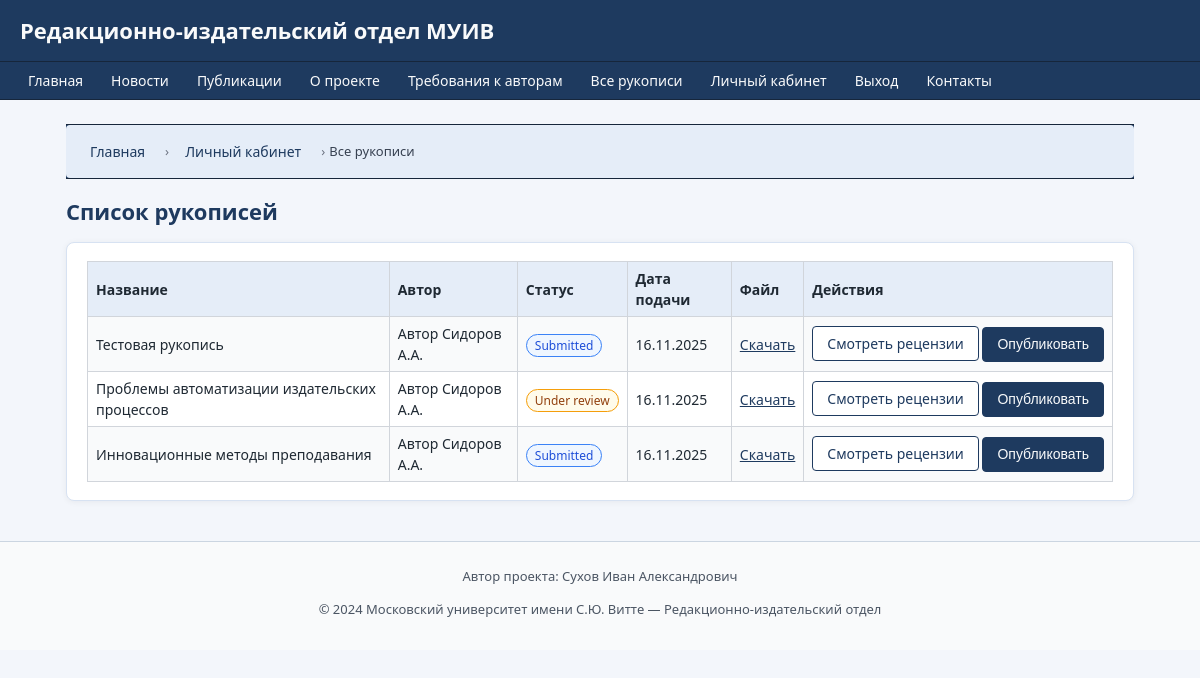
The page /manuscripts (signed in) on the database as committed earlier.
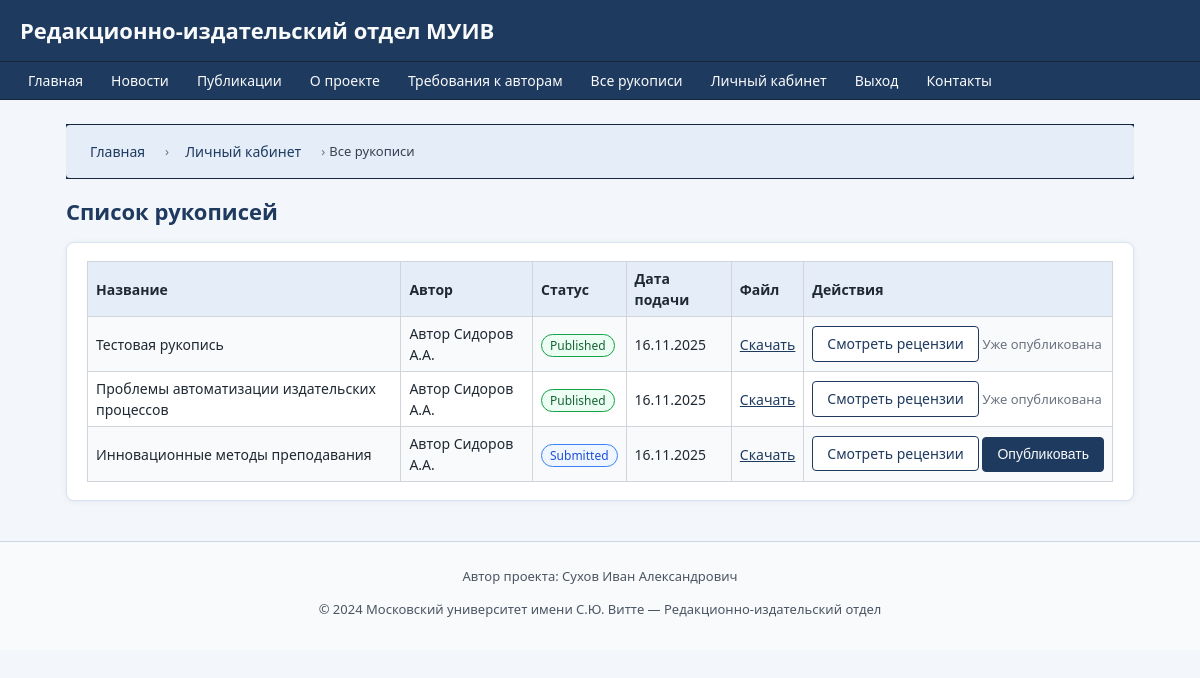
The same page on the database as committed later.
### models.py (models this page shows)
class Manuscript(db.Model):
    __tablename__ = 'manuscripts'
    id = db.Column(db.Integer, primary_key=True)
    title = db.Column(db.String(256), nullable=False)
    description = db.Column(db.Text)
    file_path = db.Column(db.String(256), nullable=False)
    status = db.Column(db.String(32), nullable=False, default='submitted')
    created_at = db.Column(db.DateTime, default=datetime.utcnow)
    updated_at = db.Column(db.DateTime, default=datetime.utcnow, onupdate=datetime.utcnow)
    author_id = db.Column(db.Integer, db.ForeignKey('users.id'), nullable=False)
    publication_id = db.Column(db.Integer, db.ForeignKey('publications.id'), nullable=True)
    reviews = db.relationship('Review', backref='manuscript', lazy=True)
    history = db.relationship('ManuscriptHistory',
                              backref='manuscript',
                              lazy=True,
                              order_by='ManuscriptHistory.created_at')

class User(db.Model):
    __tablename__ = 'users'
    id = db.Column(db.Integer, primary_key=True)
    full_name = db.Column(db.String(128), nullable=False)
    email = db.Column(db.String(128), unique=True, nullable=False)
    password_hash = db.Column(db.String(128), nullable=False)
    role = db.Column(db.String(32), nullable=False)  # author, staff, reviewer, admin
    registered_at = db.Column(db.DateTime, default=datetime.utcnow)
    is_blocked = db.Column(db.Boolean, default=False)
    manuscripts = db.relationship('Manuscript', backref='author', lazy=True)
    reviews_made = db.relationship('Review', foreign_keys='Review.reviewer_id',
                                   backref='reviewer_user', lazy=True)
    messages_sent = db.relationship('Message', backref='sender', lazy=True)
    history_entries = db.relationship('ManuscriptHistory',
                                      backref='actor',
                                      lazy=True,
                                      foreign_keys='ManuscriptHistory.actor_id')

### routes.py (the view)
@routes.route('/manuscripts')
@login_required()
def manuscript_list():
    user = current_user()
    if user.role == 'staff':
        manuscripts = Manuscript.query.order_by(Manuscript.created_at.desc()).all()
        crumbs_title = "Все рукописи"
    elif user.role == 'reviewer':
        manuscripts = [r.manuscript for r in Review.query.filter_by(reviewer_id=user.id).all()]
        crumbs_title = "Рецензирование"
    else:
        abort(403)
    return render_template(
        'manuscripts/manuscript_list.html',
        manuscripts=manuscripts,
        user=user,
        breadcrumbs=[
            ("Главная", url_for('routes.index')),
            ("Личный кабинет", url_for('routes.lk')),
            (crumbs_title, None)
        ]
    )

### routes.py (called while the page is built)
def current_user():
    uid = session.get('user_id')
    if uid:
        return User.query.get(uid)
    return None

def login_required(role=None):
    def wrapper(f):
        from functools import wraps
        @wraps(f)
        def decorated_function(*args, **kwargs):
            user = current_user()
            if not user:
                flash("Для доступа требуется вход.", "warning")
                return redirect(url_for('routes.login'))
            if role and user.role != role:
                flash("Недостаточно прав.", "danger")
                return redirect(url_for('routes.index'))
            return f(*args, **kwargs)
        return decorated_function
    return wrapper

### templates/manuscripts/manuscript_list.html (shortened to what this page needs)
{% extends "base.html" %}
{% block content %}
<h2>
    {% if user.role == 'staff' %}
        Список рукописей
    {% elif user.role == 'reviewer' %}
        Рукописи для рецензирования
    {% else %}
        Рукописи
    {% endif %}
</h2>
<div class="card">
    {% if manuscripts %}
        <table class="table-striped">
            <tr>
                <th>Название</th>
                {% if user.role == 'staff' %}
                    <th>Автор</th>
                {% endif %}
                <th>Статус</th>
                <th>Дата подачи</th>
                <th>Файл</th>
                <th>
                    {% if user.role == 'staff' %}
                        Действия
                    {% else %}
                        Рецензии
                    {% endif %}
                </th>
            </tr>
            {% for m in manuscripts %}
            <tr>
                <td>{{ m.title }}</td>
                {% if user.role == 'staff' %}
                    <td>{{ m.author.full_name if m.author else "—" }}</td>
                {% endif %}
                <td>
                    <span class="manuscript-status status-{{ m.status }}">
                        {{ m.status|replace('_', ' ')|capitalize }}
                    </span>
                </td>
                <td>
                    {% if m.created_at %}
                        {{ m.created_at.strftime('%d.%m.%Y') }}
                    {% endif %}
                </td>
                <td>
                    {% if m.file_path %}
                        <a href="{{ url_for('routes.media',
                                            filename=m.file_path[6:] if m.file_path.startswith('media/') else m.file_path) }}"
                           target="_blank">
                            Скачать
                        </a>
                    {% else %}
                        —
                    {% endif %}
                </td>
                <td style="white-space: nowrap;">
                    {% if user.role == 'reviewer' %}
                        <a href="{{ url_for('routes.review_form', manuscript_id=m.id) }}"
                           class="btn btn-outline">
                            Рецензировать
                        </a>
                    {% elif user.role == 'staff' %}
                        <a href="{{ url_for('routes.review_list', manuscript_id=m.id) }}"
                           class="btn btn-outline">
                            Смотреть рецензии
                        </a>
                        {% if m.status != 'published' %}
                            <form action="{{ url_for('routes.publish_manuscript', manuscript_id=m.id) }}"
                                  method="post"
                                  style="display:inline;">
                                <button type="submit" class="btn btn-primary">
                                    Опубликовать
                                </button>
                            </form>
                        {% else %}
                            <span class="hint">Уже опубликована</span>
                        {% endif %}
                    {% endif %}
                </td>
            </tr>
            {% endfor %}
        </table>
    {% else %}
        <p>Рукописи не найдены.</p>
    {% endif %}
</div>
{% endblock %}

Rows that differ between the two databases and show on the page:
changed Manuscript "Тестовая рукопись": status "Submitted" → "Published"; status "Опубликовать" → "Уже опубликована"
changed Manuscript "Проблемы автоматизации издательских процессов": status "Under review" → "Published"; status "Опубликовать" → "Уже опубликована"
